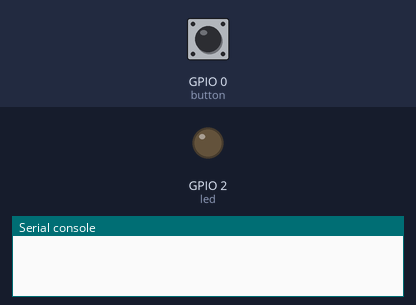
This program was run on a simulated ESP32 board running MicroPython. On the bench: output pins drawn as LEDs (lit = HIGH), the last lines printed to the serial console. The test bench sets the inputs (shaded band); at power-on: GPIO 0 (button) HIGH.

Above: at 1.2 s.
1.3 s: GPIO 0 (button) pulled LOW for 0.15 s
At 1.42 s:
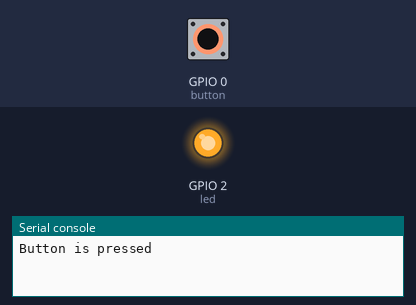
3.0 s: GPIO 0 (button) pulled LOW for 3.2 s
At 7.3 s:
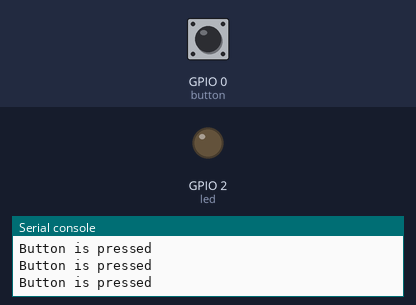
Timing chart, 0 to 8.8 s (numbered marks = the images above; inputs shaded):
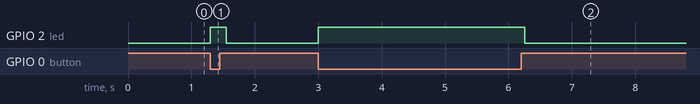

Measured:
- after the input at 1.3 s, GPIO 2 (led): LOW → HIGH at once, → LOW 0.25 s later
- after the input at 3.0 s, GPIO 2 (led): LOW → HIGH at once, → LOW 3.3 s later

The program:

code.py
```python
from machine import Pin
import time

button=Pin(0, Pin.IN, Pin.PULL_UP)
led=Pin(2, Pin.OUT)

while True:
    if(button.value()==0):
        led.on()
        print("Button is pressed")
        time.sleep(0.25)
    else:
        led.off()
```
